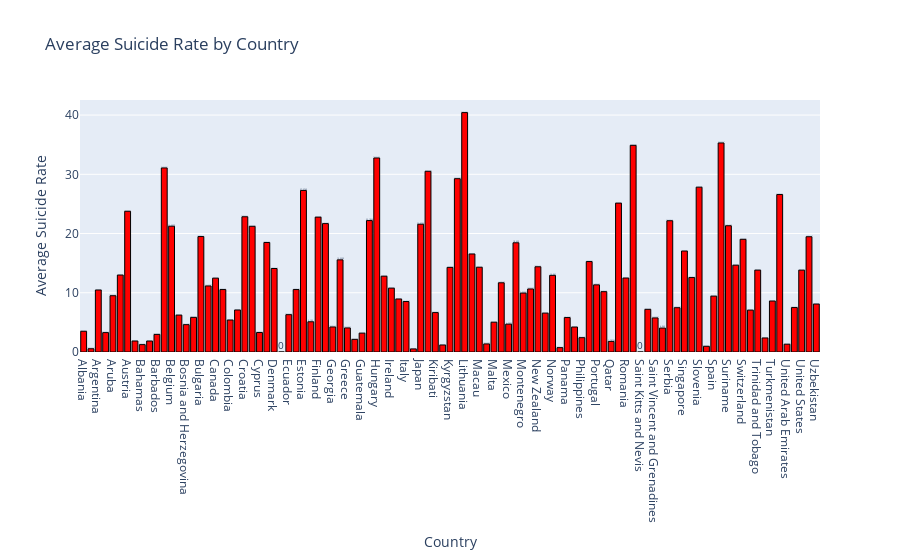

The code cell stored with this chart in its notebook:
### Code cell
avg_suicide_rate_by_country = df.groupby('country')['suicides/100k pop'].mean().reset_index()

# Create an interactive bar plot with red bars
fig = px.bar(
    avg_suicide_rate_by_country,
    x='country',
    y='suicides/100k pop',
    title='Average Suicide Rate by Country',
    labels={'country': 'Country', 'suicides/100k pop': 'Average Suicide Rate'},
)

# Customize the appearance to set the bars' color to red (optional)
fig.update_traces(marker_color='red', marker_line_color='black', marker_line_width=1)

# Add interactivity (hover text)
fig.update_traces(texttemplate='%{y}', textposition='outside')

# Set axis labels
fig.update_xaxes(title_text='Country')
fig.update_yaxes(title_text='Average Suicide Rate')

# Show the interactive plot
fig.show()

### Figure 1 — Plotly figure (JSON) as saved in the notebook; plotly's stock layout.template omitted (floating-point values rounded to 4 significant figures)
{"data": [{"alignmentgroup": "True", "hovertemplate": "Country=%{x}<br>Average Suicide Rate=%{y}<extra></extra>", "legendgroup": "", "marker": {"color": "red", "line": {"color": "black", "width": 1}, "pattern": {"shape": ""}}, "name": "", "offsetgroup": "", "orientation": "v", "showlegend": false, "textposition": "outside", "texttemplate": "%{y}", "type": "bar", "x": ["Albania", "Antigua and Barbuda", "Argentina", "Armenia", "Aruba", "Australia", "Austria", "Azerbaijan", "Bahamas", "Bahrain", "Barbados", "Belarus", "Belgium", "Belize", "Bosnia and Herzegovina", "Brazil", "Bulgaria", "Cabo Verde", "Canada", "Chile", "Colombia", "Costa Rica", "Croatia", "Cuba", "Cyprus", "Czech Republic", "Denmark", "Dominica", "Ecuador", "El Salvador", "Estonia", "Fiji", "Finland", "France", "Georgia", "Germany", "Greece", "Grenada", "Guatemala", "Guyana", "Hungary", "Iceland", "Ireland", "Israel", "Italy", "Jamaica", "Japan", "Kazakhstan", "Kiribati", "Kuwait", "Kyrgyzstan", "Latvia", "Lithuania", "Luxembourg", "Macau", "Maldives", "Malta", "Mauritius", "Mexico", "Mongolia", "Montenegro", "Netherlands", "New Zealand", "Nicaragua", "Norway", "Oman", "Panama", "Paraguay", "Philippines", "Poland", "Portugal", "Puerto Rico", "Qatar", "Republic of Korea", "Romania", "Russian Federation", "Saint Kitts and Nevis", "Saint Lucia", "Saint Vincent and Grenadines", "San Marino", "Serbia", "Seychelles", "Singapore", "Slovakia", "Slovenia", "South Africa", "Spain", "Sri Lanka", "Suriname", "Sweden", "Switzerland", "Thailand", "Trinidad and Tobago", "Turkey", "Turkmenistan", "Ukraine", "United Arab Emirates", "United Kingdom", "United States", "Uruguay", "Uzbekistan"], "xaxis": "x", "y": [3.503, 0.5529, 10.47, 3.276, 9.503, 12.99, 23.76, 1.855, 1.247, 1.854, 2.97, 31.08, 21.24, 6.231, 4.617, 5.846, 19.49, 11.15, 12.47, 10.54, 5.402, 7.094, 22.84, 21.22, 3.294, 18.49, 14.1, 0, 6.304, 10.54, 27.28, 5.105, 22.77, 21.68, 4.229, 15.56, 4.065, 2.132, 3.185, 22.19, 32.76, 12.8, 10.78, 8.952, 8.518, 0.5218, 21.57, 30.51, 6.655, 1.186, 14.29, 29.26, 40.42, 16.55, 14.31, 1.367, 5.032, 11.69, 4.708, 18.44, 9.95, 10.65, 14.39, 6.567, 12.94, 0.7361, 5.814, 4.217, 2.421, 15.27, 11.34, 10.19, 1.787, 25.14, 12.49, 34.89, 0, 7.203, 5.755, 4.045, 22.16, 7.48, 17.05, 12.57, 27.83, 0.9645, 9.433, 35.3, 21.32, 14.66, 19.02, 7.074, 13.83, 2.371, 8.606, 26.58, 1.318, 7.502, 13.82, 19.46, 8.099], "yaxis": "y"}], "layout": {"barmode": "relative", "legend": {"tracegroupgap": 0}, "title": {"text": "Average Suicide Rate by Country"}, "xaxis": {"anchor": "y", "domain": [0, 1], "title": {"text": "Country"}}, "yaxis": {"anchor": "x", "domain": [0, 1], "title": {"text": "Average Suicide Rate"}}}}
